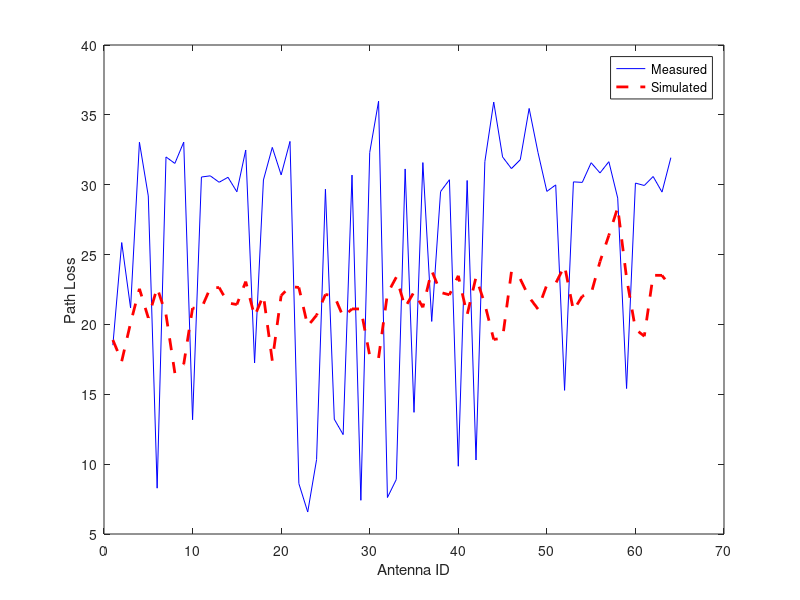

Write the MATLAB code that produced this figure.
% sum the power of every antenna , then compare the measurement and the
% raytracing  result
close all;
clear;
%load Ray tracing result
load TimeDelay_vs_Antenna;
delay_ray = ArrayFromSmallToBig;
load PDP_vs_Antenna;
pdp_ray = PDPrank;
%load Measurement result
load h_comp_valid_dB.mat;
pdp_mea = h_comp_valid_dB;
load SNR2;
SNR = SNR2;

ant_num = 64;% antenna number
Nifft_all = 640;% frequency channel ifft number, h(t);
T0all = 5; % ns;

Len = 30; % display from 0 to 30*5ns
Delay = (0:Len-1)*T0all;  % time delay 

for ant_tar = 1:ant_num
    [var,id] = max(pdp_mea(ant_tar,:));
    pdp_mea_tar = pdp_mea(ant_tar,id:id+Len-1);
    
    snr_hor = mean(SNR(ant_tar,:));
    NoiseFloor_hor = -snr_hor - 10*log10(Nifft_all)+12; %noise floor ,15dB margin % ???? why does it add the Nifft
    
    valid_ray_id = find(pdp_ray(ant_tar,:) ~= -Inf);
    pdp_ray_tar = pdp_ray(ant_tar,valid_ray_id); % the version 1 make a mistake that the transmitter emitted rays that divided the power to every ray
    delay_ray_tar = delay_ray(ant_tar,valid_ray_id);
    
    pdp_mea_tar_linear = 10.^(pdp_mea_tar./10);
    pdp_ray_tar_linear = 10.^(pdp_ray_tar./10);
    power_mea(ant_tar,:) = sum(pdp_mea_tar_linear);
    power_ray(ant_tar,:) = sum(pdp_ray_tar_linear);
    
end

power_mea_dB = 10*log10(power_mea);
power_ray_dB = 10*log10(power_ray);



plot(1:64,-(power_mea_dB-55),'b-',1:64,-power_ray_dB-15,'r--','linewidth',2);
xlabel('Antenna ID');
ylabel('Path Loss');
legend('Measured','Simulated');